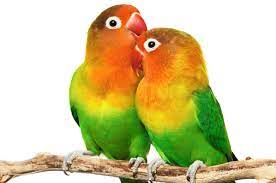
#> input picture bird.jpg, 276 x 183 px
$ jupyter execute IMP.ipynb
#> lines starting #> are read from the running program, lines starting #| are printed output that depends on the picture
# Name: KARTHICK RAJA N

## LetsGrowMore-VIP

### October-2021

### Domain: DATA SCIENCE

## Task-1: Image to Pencil Sketch with Python

[cell 1]
#importing libraries

import cv2
from matplotlib import pyplot as plt

[cell 2]
#reading the image

image = cv2.imread("bird.jpg")
#> image is the input picture: shape (183, 276, 3); mean B, G, R 155.8, 201.8, 211.7
color = cv2.cvtColor(image, cv2.COLOR_BGR2RGB)
plt.figure(figsize = (10,10))
plt.axis("off")
plt.imshow(color)
plt.title('Original Image')
plt.show

[cell 3]
#converting the original image to greyscale

grey_img = cv2.cvtColor(image, cv2.COLOR_BGR2GRAY)
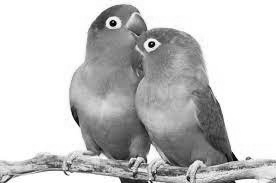
#> grey_img: shape (183, 276); min 1, max 255, mean 199.6
plt.figure(figsize = (10,10))
plt.axis('off')
plt.title('GreyScale Image')
plt.imshow(grey_img,cmap='gray')
plt.show()

[cell 4]
#inverting the new grey scale image
inverted_img = 255 - grey_img
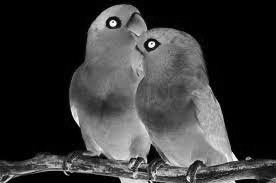
#> inverted_img: shape (183, 276); min 0, max 254, mean 55.4
plt.figure(figsize = (10,10))
plt.axis('off')
plt.title('Inverted Image')
plt.imshow(inverted_img,cmap='gray')
plt.show()

[cell 5]
#Blurring the image using the Gaussian Function

blurred = cv2.GaussianBlur(inverted_img, (21,21),0)
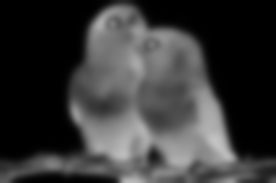
#> blurred: shape (183, 276); min 0, max 195, mean 55.4
plt.figure(figsize = (10,10))
plt.axis('off')
plt.title('Blurred Image')
plt.imshow(blurred,cmap='gray')
plt.show()

[cell 6]
#inverting the Blurred image

invert_blurred = 255 - blurred
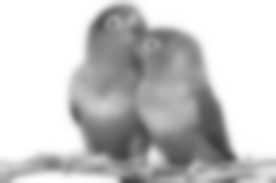
#> invert_blurred: shape (183, 276); min 60, max 255, mean 199.6
pencil = cv2.divide(grey_img,invert_blurred,scale=256.0)
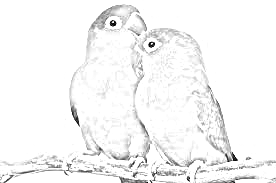
#> pencil: shape (183, 276); min 2, max 255, mean 246
plt.figure(figsize = (10,10))
plt.axis('off')
plt.title('Pencil Image')
plt.imshow(pencil,cmap='gray')
plt.show()

[cell 7]
#Comparing the original image and the new pencil image

plt.figure(figsize = (10,10))
plt.subplot(1,2,1)
plt.imshow(color)
plt.axis('off')
plt.title('Original Image')
plt.subplot(1,2,2)
plt.imshow(pencil,cmap='gray')
plt.axis('off')
plt.title('Pencil Image')
